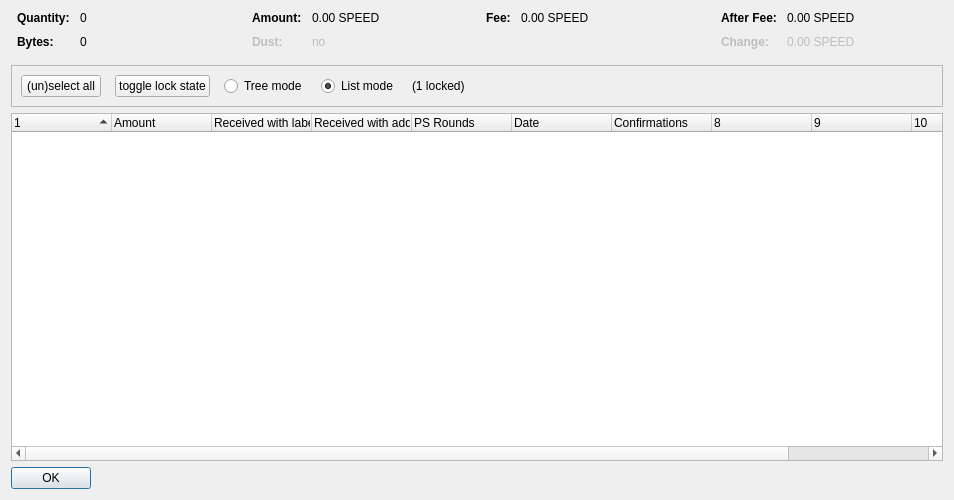
<?xml version="1.0" encoding="UTF-8"?>
<ui version="4.0">
 <class>CoinControlDialog</class>
 <widget class="QDialog" name="CoinControlDialog">
  <property name="geometry">
   <rect>
    <x>0</x>
    <y>0</y>
    <width>954</width>
    <height>500</height>
   </rect>
  </property>
  <property name="windowTitle">
   <string>Coin Selection</string>
  </property>
  <layout class="QVBoxLayout" name="verticalLayout">
   <item>
    <layout class="QHBoxLayout" name="horizontalLayoutTop" stretch="0,0,0,0">
     <property name="topMargin">
      <number>0</number>
     </property>
     <property name="bottomMargin">
      <number>10</number>
     </property>
     <item>
      <layout class="QFormLayout" name="formLayoutCoinControl1">
       <property name="horizontalSpacing">
        <number>10</number>
       </property>
       <property name="verticalSpacing">
        <number>10</number>
       </property>
       <property name="leftMargin">
        <number>6</number>
       </property>
       <property name="rightMargin">
        <number>6</number>
       </property>
       <item row="0" column="0">
        <widget class="QLabel" name="labelCoinControlQuantityText">
         <property name="font">
          <font>
           <weight>75</weight>
           <bold>true</bold>
          </font>
         </property>
         <property name="text">
          <string>Quantity:</string>
         </property>
        </widget>
       </item>
       <item row="0" column="1">
        <widget class="QLabel" name="labelCoinControlQuantity">
         <property name="cursor">
          <cursorShape>IBeamCursor</cursorShape>
         </property>
         <property name="contextMenuPolicy">
          <enum>Qt::ActionsContextMenu</enum>
         </property>
         <property name="text">
          <string notr="true">0</string>
         </property>
         <property name="textInteractionFlags">
          <set>Qt::LinksAccessibleByMouse|Qt::TextSelectableByKeyboard|Qt::TextSelectableByMouse</set>
         </property>
        </widget>
       </item>
       <item row="1" column="0">
        <widget class="QLabel" name="labelCoinControlBytesText">
         <property name="font">
          <font>
           <weight>75</weight>
           <bold>true</bold>
          </font>
         </property>
         <property name="text">
          <string>Bytes:</string>
         </property>
        </widget>
       </item>
       <item row="1" column="1">
        <widget class="QLabel" name="labelCoinControlBytes">
         <property name="cursor">
          <cursorShape>IBeamCursor</cursorShape>
         </property>
         <property name="contextMenuPolicy">
          <enum>Qt::ActionsContextMenu</enum>
         </property>
         <property name="text">
          <string notr="true">0</string>
         </property>
         <property name="textInteractionFlags">
          <set>Qt::LinksAccessibleByMouse|Qt::TextSelectableByKeyboard|Qt::TextSelectableByMouse</set>
         </property>
        </widget>
       </item>
      </layout>
     </item>
     <item>
      <layout class="QFormLayout" name="formLayoutCoinControl2">
       <property name="horizontalSpacing">
        <number>10</number>
       </property>
       <property name="verticalSpacing">
        <number>10</number>
       </property>
       <property name="leftMargin">
        <number>6</number>
       </property>
       <property name="rightMargin">
        <number>6</number>
       </property>
       <item row="0" column="0">
        <widget class="QLabel" name="labelCoinControlAmountText">
         <property name="font">
          <font>
           <weight>75</weight>
           <bold>true</bold>
          </font>
         </property>
         <property name="text">
          <string>Amount:</string>
         </property>
        </widget>
       </item>
       <item row="0" column="1">
        <widget class="QLabel" name="labelCoinControlAmount">
         <property name="cursor">
          <cursorShape>IBeamCursor</cursorShape>
         </property>
         <property name="contextMenuPolicy">
          <enum>Qt::ActionsContextMenu</enum>
         </property>
         <property name="text">
          <string notr="true">0.00 SPEED</string>
         </property>
         <property name="textInteractionFlags">
          <set>Qt::LinksAccessibleByMouse|Qt::TextSelectableByKeyboard|Qt::TextSelectableByMouse</set>
         </property>
        </widget>
       </item>
       <item row="1" column="0">
        <widget class="QLabel" name="labelCoinControlLowOutputText">
         <property name="enabled">
          <bool>false</bool>
         </property>
         <property name="font">
          <font>
           <weight>75</weight>
           <bold>true</bold>
          </font>
         </property>
         <property name="text">
          <string>Dust:</string>
         </property>
        </widget>
       </item>
       <item row="1" column="1">
        <widget class="QLabel" name="labelCoinControlLowOutput">
         <property name="enabled">
          <bool>false</bool>
         </property>
         <property name="cursor">
          <cursorShape>IBeamCursor</cursorShape>
         </property>
         <property name="contextMenuPolicy">
          <enum>Qt::ActionsContextMenu</enum>
         </property>
         <property name="text">
          <string notr="true">no</string>
         </property>
         <property name="textInteractionFlags">
          <set>Qt::LinksAccessibleByMouse|Qt::TextSelectableByKeyboard|Qt::TextSelectableByMouse</set>
         </property>
        </widget>
       </item>
      </layout>
     </item>
     <item>
      <layout class="QFormLayout" name="formLayoutCoinControl3">
       <property name="horizontalSpacing">
        <number>10</number>
       </property>
       <property name="verticalSpacing">
        <number>10</number>
       </property>
       <property name="leftMargin">
        <number>6</number>
       </property>
       <property name="rightMargin">
        <number>6</number>
       </property>
       <item row="0" column="0">
        <widget class="QLabel" name="labelCoinControlFeeText">
         <property name="font">
          <font>
           <weight>75</weight>
           <bold>true</bold>
          </font>
         </property>
         <property name="text">
          <string>Fee:</string>
         </property>
        </widget>
       </item>
       <item row="0" column="1">
        <widget class="QLabel" name="labelCoinControlFee">
         <property name="cursor">
          <cursorShape>IBeamCursor</cursorShape>
         </property>
         <property name="contextMenuPolicy">
          <enum>Qt::ActionsContextMenu</enum>
         </property>
         <property name="text">
          <string notr="true">0.00 SPEED</string>
         </property>
         <property name="textInteractionFlags">
          <set>Qt::LinksAccessibleByMouse|Qt::TextSelectableByKeyboard|Qt::TextSelectableByMouse</set>
         </property>
        </widget>
       </item>
      </layout>
     </item>
     <item>
      <layout class="QFormLayout" name="formLayoutCoinControl4">
       <property name="horizontalSpacing">
        <number>10</number>
       </property>
       <property name="verticalSpacing">
        <number>10</number>
       </property>
       <property name="leftMargin">
        <number>6</number>
       </property>
       <property name="rightMargin">
        <number>6</number>
       </property>
       <item row="0" column="0">
        <widget class="QLabel" name="labelCoinControlAfterFeeText">
         <property name="font">
          <font>
           <weight>75</weight>
           <bold>true</bold>
          </font>
         </property>
         <property name="text">
          <string>After Fee:</string>
         </property>
        </widget>
       </item>
       <item row="0" column="1">
        <widget class="QLabel" name="labelCoinControlAfterFee">
         <property name="cursor">
          <cursorShape>IBeamCursor</cursorShape>
         </property>
         <property name="contextMenuPolicy">
          <enum>Qt::ActionsContextMenu</enum>
         </property>
         <property name="text">
          <string notr="true">0.00 SPEED</string>
         </property>
         <property name="textInteractionFlags">
          <set>Qt::LinksAccessibleByMouse|Qt::TextSelectableByKeyboard|Qt::TextSelectableByMouse</set>
         </property>
        </widget>
       </item>
       <item row="1" column="0">
        <widget class="QLabel" name="labelCoinControlChangeText">
         <property name="enabled">
          <bool>false</bool>
         </property>
         <property name="font">
          <font>
           <weight>75</weight>
           <bold>true</bold>
          </font>
         </property>
         <property name="text">
          <string>Change:</string>
         </property>
        </widget>
       </item>
       <item row="1" column="1">
        <widget class="QLabel" name="labelCoinControlChange">
         <property name="enabled">
          <bool>false</bool>
         </property>
         <property name="cursor">
          <cursorShape>IBeamCursor</cursorShape>
         </property>
         <property name="contextMenuPolicy">
          <enum>Qt::ActionsContextMenu</enum>
         </property>
         <property name="text">
          <string notr="true">0.00 SPEED</string>
         </property>
         <property name="textInteractionFlags">
          <set>Qt::LinksAccessibleByMouse|Qt::TextSelectableByKeyboard|Qt::TextSelectableByMouse</set>
         </property>
        </widget>
       </item>
      </layout>
     </item>
    </layout>
   </item>
   <item>
    <widget class="QFrame" name="frame">
     <property name="minimumSize">
      <size>
       <width>0</width>
       <height>40</height>
      </size>
     </property>
     <property name="frameShape">
      <enum>QFrame::StyledPanel</enum>
     </property>
     <property name="frameShadow">
      <enum>QFrame::Sunken</enum>
     </property>
     <layout class="QHBoxLayout" name="horizontalLayout">
      <item>
       <layout class="QHBoxLayout" name="horizontalLayoutPanel" stretch="0,0,0,0,0,0">
        <property name="spacing">
         <number>14</number>
        </property>
        <item>
         <widget class="QPushButton" name="pushButtonSelectAll">
          <property name="sizePolicy">
           <sizepolicy hsizetype="Maximum" vsizetype="Fixed">
            <horstretch>0</horstretch>
            <verstretch>0</verstretch>
           </sizepolicy>
          </property>
          <property name="text">
           <string>(un)select all</string>
          </property>
          <property name="autoDefault">
           <bool>false</bool>
          </property>
         </widget>
        </item>
        <item>
         <widget class="QPushButton" name="pushButtonToggleLock">
          <property name="sizePolicy">
           <sizepolicy hsizetype="Maximum" vsizetype="Fixed">
            <horstretch>0</horstretch>
            <verstretch>0</verstretch>
           </sizepolicy>
          </property>
          <property name="text">
           <string>toggle lock state</string>
          </property>
          <property name="autoDefault">
           <bool>false</bool>
          </property>
         </widget>
        </item>
        <item>
         <widget class="QRadioButton" name="radioTreeMode">
          <property name="sizePolicy">
           <sizepolicy hsizetype="Maximum" vsizetype="Fixed">
            <horstretch>0</horstretch>
            <verstretch>0</verstretch>
           </sizepolicy>
          </property>
          <property name="text">
           <string>Tree mode</string>
          </property>
         </widget>
        </item>
        <item>
         <widget class="QRadioButton" name="radioListMode">
          <property name="sizePolicy">
           <sizepolicy hsizetype="Maximum" vsizetype="Fixed">
            <horstretch>0</horstretch>
            <verstretch>0</verstretch>
           </sizepolicy>
          </property>
          <property name="text">
           <string>List mode</string>
          </property>
          <property name="checked">
           <bool>true</bool>
          </property>
         </widget>
        </item>
        <item>
         <widget class="QLabel" name="labelLocked">
          <property name="text">
           <string>(1 locked)</string>
          </property>
         </widget>
        </item>
        <item>
         <spacer name="horizontalSpacer">
          <property name="orientation">
           <enum>Qt::Horizontal</enum>
          </property>
          <property name="sizeHint" stdset="0">
           <size>
            <width>40</width>
            <height>20</height>
           </size>
          </property>
         </spacer>
        </item>
       </layout>
      </item>
     </layout>
    </widget>
   </item>
   <item>
    <widget class="CoinControlTreeWidget" name="treeWidget">
     <property name="contextMenuPolicy">
      <enum>Qt::CustomContextMenu</enum>
     </property>
     <property name="sortingEnabled">
      <bool>false</bool>
     </property>
     <property name="columnCount">
      <number>11</number>
     </property>
     <attribute name="headerShowSortIndicator" stdset="0">
      <bool>true</bool>
     </attribute>
     <attribute name="headerStretchLastSection">
      <bool>false</bool>
     </attribute>
     <column>
      <property name="text">
       <string/>
      </property>
     </column>
     <column>
      <property name="text">
       <string>Amount</string>
      </property>
     </column>
     <column>
      <property name="text">
       <string>Received with label</string>
      </property>
     </column>
     <column>
      <property name="text">
       <string>Received with address</string>
      </property>
     </column>
     <column>
      <property name="text">
       <string>PS Rounds</string>
      </property>
     </column>
     <column>
      <property name="text">
       <string>Date</string>
      </property>
     </column>
     <column>
      <property name="text">
       <string>Confirmations</string>
      </property>
      <property name="toolTip">
       <string>Confirmed</string>
      </property>
     </column>
     <column>
      <property name="text">
       <string/>
      </property>
     </column>
     <column>
      <property name="text">
       <string/>
      </property>
     </column>
     <column>
      <property name="text">
       <string/>
      </property>
     </column>
     <column>
      <property name="text">
       <string/>
      </property>
     </column>
    </widget>
   </item>
   <item>
    <widget class="QDialogButtonBox" name="buttonBox">
     <property name="sizePolicy">
      <sizepolicy hsizetype="Maximum" vsizetype="Fixed">
       <horstretch>0</horstretch>
       <verstretch>0</verstretch>
      </sizepolicy>
     </property>
     <property name="orientation">
      <enum>Qt::Horizontal</enum>
     </property>
     <property name="standardButtons">
      <set>QDialogButtonBox::Ok</set>
     </property>
    </widget>
   </item>
  </layout>
 </widget>
 <customwidgets>
  <customwidget>
   <class>CoinControlTreeWidget</class>
   <extends>QTreeWidget</extends>
   <header>coincontroltreewidget.h</header>
  </customwidget>
 </customwidgets>
 <resources/>
 <connections/>
</ui>
